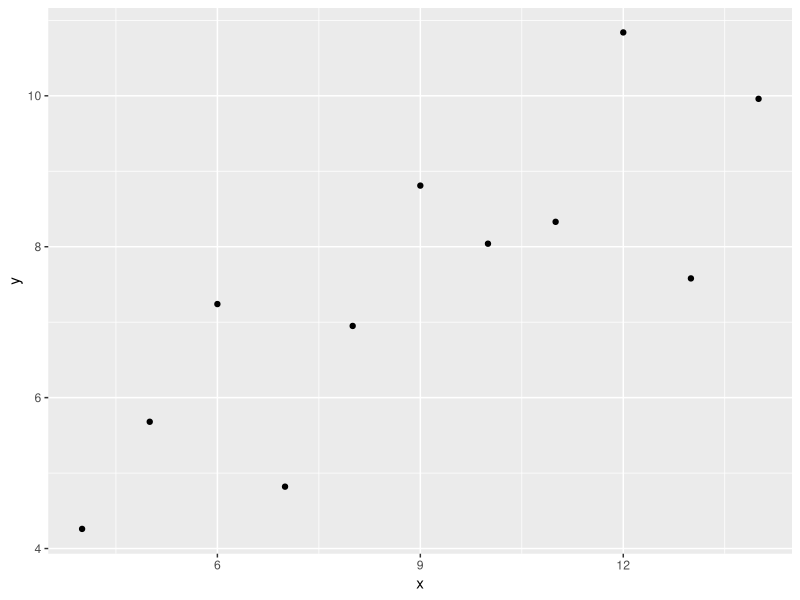
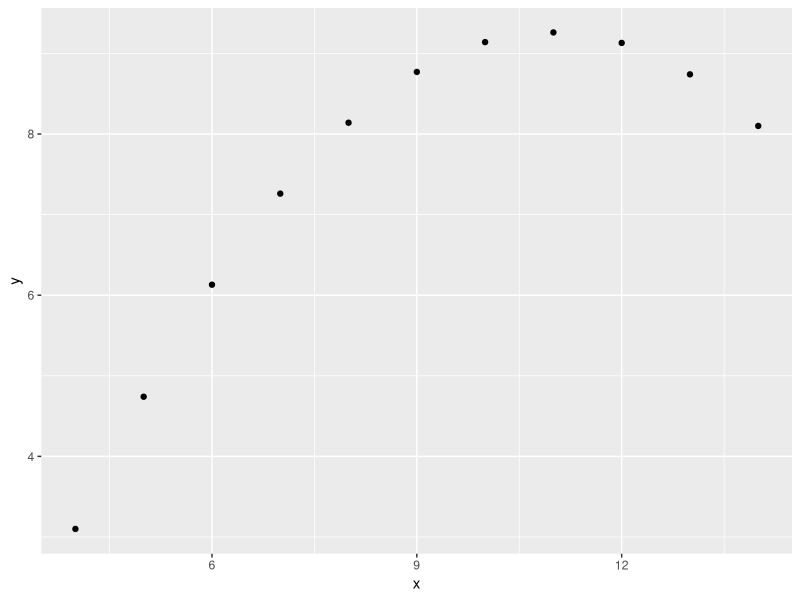
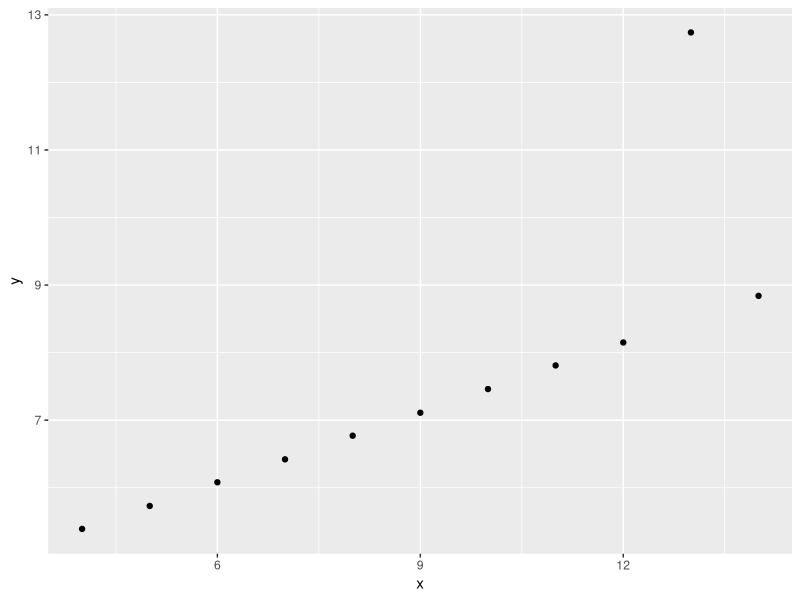
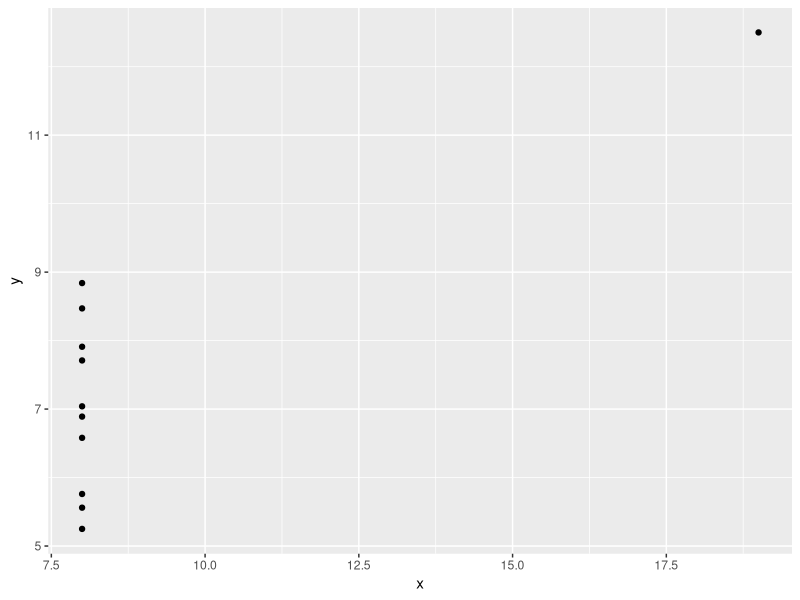
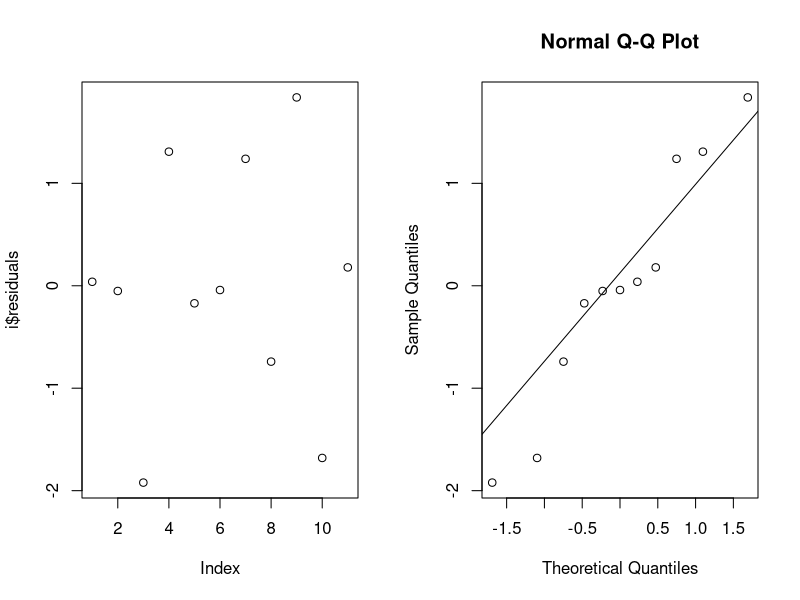
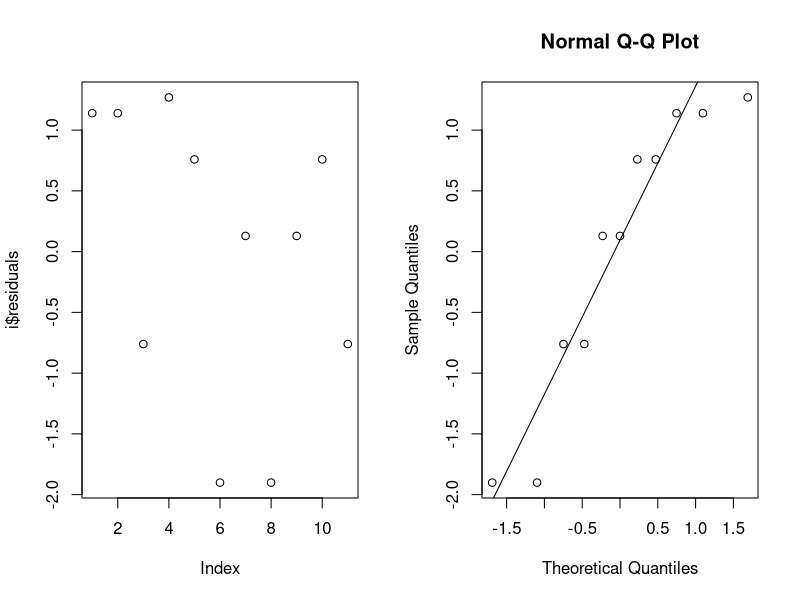
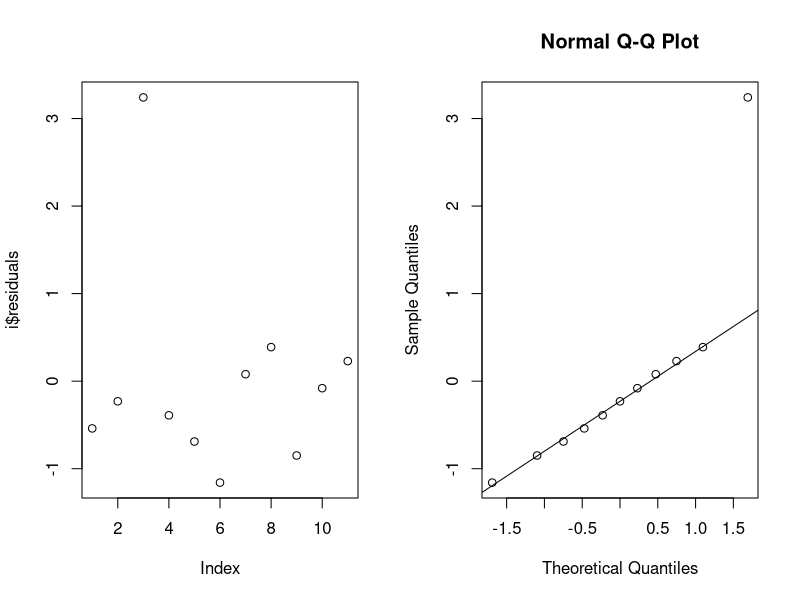
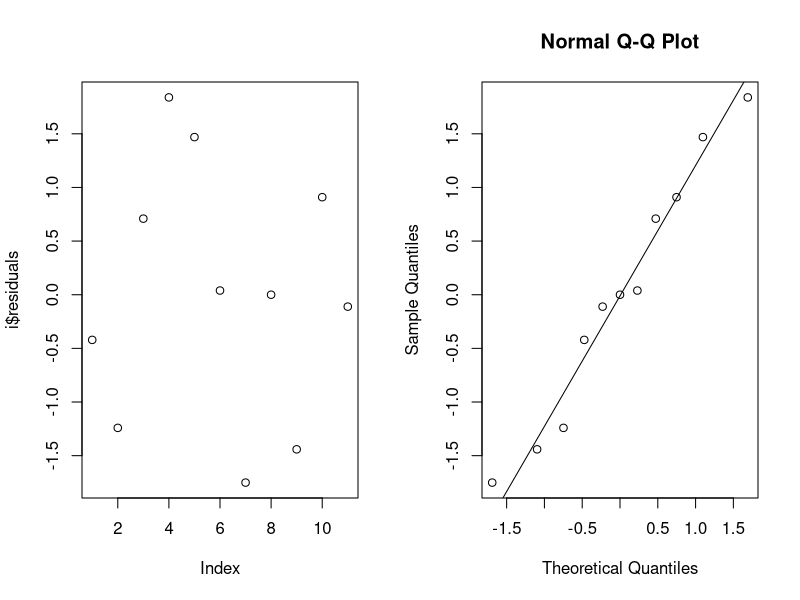

Recreate these plots in R, in order.
## ---- chunk 1
moments <- c(26, 37, 45, 49.8, 65, 44.4, 8.4, 50)
lab <- c('min',	'Q1',	'median',	'Q3',	'max',	'mean',	'sd',	'n')
names(moments) <- lab
moments
highSD <- moments[['mean']] + moments[['sd']]* 3
lowSD <- moments[['mean']] - moments[['sd']]* 3
highSD
lowSD
i_q_r <- moments['Q3'] - moments['Q1']
iqrLower <- moments['Q1'] - 1.5 * i_q_r
iqrHigher <- moments['Q3'] + 1.5 * i_q_r
iqrHigher
iqrLower
## ---- chunk 2
options(digits=2)
data1 <- data.frame(x=c(10,8,13,9,11,14,6,4,12,7,5),
					y=c(8.04,6.95,7.58,8.81,8.33,9.96,7.24,4.26,10.84,4.82,5.68))
data2 <- data.frame(x=c(10,8,13,9,11,14,6,4,12,7,5),
					y=c(9.14,8.14,8.74,8.77,9.26,8.1,6.13,3.1,9.13,7.26,4.74))
data3 <- data.frame(x=c(10,8,13,9,11,14,6,4,12,7,5),
					y=c(7.46,6.77,12.74,7.11,7.81,8.84,6.08,5.39,8.15,6.42,5.73))
data4 <- data.frame(x=c(8,8,8,8,8,8,8,19,8,8,8),
					y=c(6.58,5.76,7.71,8.84,8.47,7.04,5.25,12.5,5.56,7.91,6.89))
## ---- chunk 3
library(dplyr)
#dfNames <- c('data1', 'data2', 'data3', 'data4')
dfNames <- list(data1, data2, data3, data4)
dfFunc <- function(df, dfOpp){
  df %>% summarise(xStat = dfOpp(x),
                   yStat = dfOpp(y))
}

loopFunc <- function(opper){
  for (i in dfNames){
  x = dfFunc(i, opper)
  print(x)
  }
}

## ---- chunk 4
loopFunc(mean)
## ---- chunk 5
loopFunc(median)
## ---- chunk 6
loopFunc(sd)

## ---- chunk 7
for (i in dfNames){
  print(cor(i$x, i$y))
}

## ---- chunk 8
lm1 <- lm(y~x, data1)
lm2 <- lm(y~x, data2)
lm3 <- lm(y~x, data3)
lm4 <- lm(y~x, data4)
## ---- chunk 9
lmList <- list(lm1, lm2, lm3, lm4)
j <- 1
for (i in lmList){
  print(paste('The RSquard for model',j , 'is:', round(summary(i)$r.squared, 2), sep = " "))
  j = j+ 1
}

## ---- chunk 10
library(ggplot2)
for (i in dfNames){
  plot <- ggplot(i, aes(x,y))+
    geom_point()
  print(plot)
}
## ---- chunk 11
for (i in lmList){
    par(mfrow=c(1,2))
    plot(i$residuals)
    qqnorm(i$residuals)
    qqline(i$residuals)
}

## ---- chunk 12
data1Test <- data1
data1Test$x <- sqrt(data1Test$x)
ggplot(data1Test, aes(x,y)) +geom_point()
